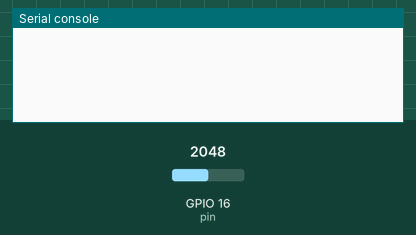
Recording of a program running on a simulated ESP32 board running MicroPython. Parts: the last lines printed to the serial console. The test bench sets the inputs (shaded band); at power-on: GPIO 16 (pin) = 2048 (analog values on the 0–4095 scale).

Above: at 1.2 s.
1.3 s: GPIO 16 (pin) set to 2866
At 1.6 s:
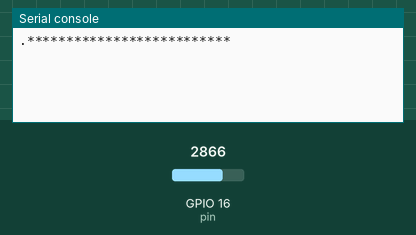
4.3 s: GPIO 16 (pin) set to 3603
At 6.0 s:
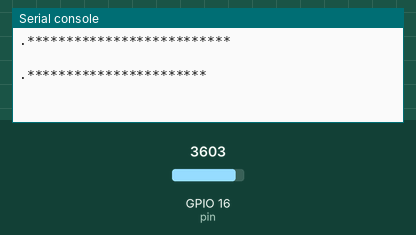
6.3 s: GPIO 16 (pin) set to 4095
At 7.5 s:
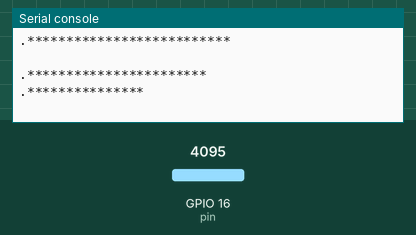
7.9 s: GPIO 16 (pin) set to 2047
At 8.6 s:
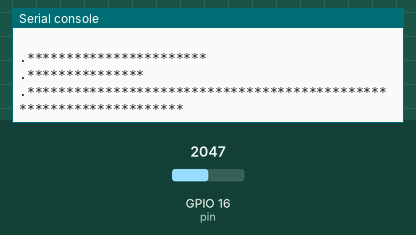
9.5 s: GPIO 16 (pin) set to 491
At 11.0 s:
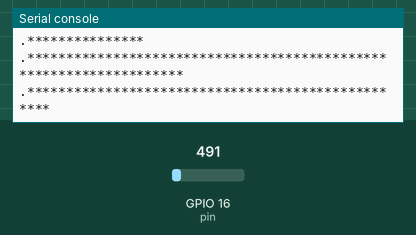

Measured:
- after the input at 1.3 s, the serial console: prints a new line at once (image 1)
- after the input at 4.3 s, the serial console: prints a new line after 0.51 s (image 2)
- after the input at 6.3 s, the serial console: prints a new line after 0.11 s (image 3)
- after the input at 7.9 s, the serial console: prints a new line after 0.11 s (image 4)
- after the input at 9.5 s, the serial console: prints a new line after 0.10 s (image 5)

The program:

main.py
```python
#
# Minimal MEMS microphone demo using the onboard analog digital converter (ADC)
# Wiring LoPy - SPW2430: GND-GND, 3V3-VIN, P16-DC
# Link ADC: https://docs.pycom.io/pycom_esp32/library/machine.ADC.html
# Link SPW2430: https://www.adafruit.com/product/2716
# Link LoPy: https://www.pycom.io/wp-content/uploads/2016/11/lopy_pinout.pdf
#

import machine

noise_output = ".**********************************************************************"
noise_samples = 2000
noise_damping = 30

adc = machine.ADC()             # create an ADC object
noise_pin = adc.channel(pin='P16')   # create an analog pin on P16

def getNoise():
    global noise_samples

    vmin = 10000
    vmax = 0

    for i in range(0,  noise_samples):
        val = noise_pin()                # read an analog value
        vmax = max(vmax,  val)
        vmin = min(vmin,  val)

    return vmax - vmin

def printNoise(noise):
    global noise_output
    global noise_damping

    level = int(noise / noise_damping)
    print(noise_output[:level])

while True:
    noise = getNoise()
    printNoise(noise)
```

boot.py
```python
# boot.py -- run on boot-up
import os
from machine import UART
uart = UART(0, 115200)
os.dupterm(uart)
```
